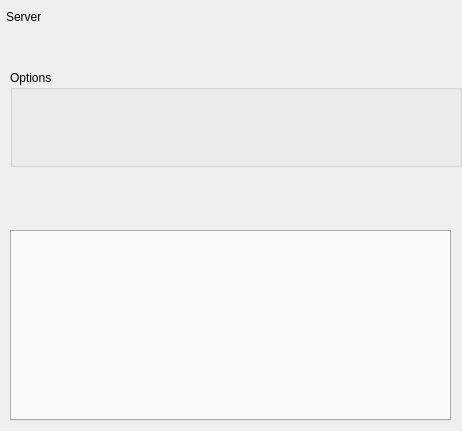
<?xml version="1.0" encoding="UTF-8"?>
<ui version="4.0">
 <class>UserMappingWidget</class>
 <widget class="QWidget" name="UserMappingWidget">
  <property name="geometry">
   <rect>
    <x>0</x>
    <y>0</y>
    <width>462</width>
    <height>431</height>
   </rect>
  </property>
  <property name="minimumSize">
   <size>
    <width>0</width>
    <height>0</height>
   </size>
  </property>
  <widget class="QGroupBox" name="options_gb">
   <property name="geometry">
    <rect>
     <x>10</x>
     <y>70</y>
     <width>452</width>
     <height>97</height>
    </rect>
   </property>
   <property name="title">
    <string>Options</string>
   </property>
  </widget>
  <widget class="QTabWidget" name="attributes_tbw">
   <property name="geometry">
    <rect>
     <x>10</x>
     <y>230</y>
     <width>441</width>
     <height>191</height>
    </rect>
   </property>
  </widget>
  <widget class="QLabel" name="server_lbl">
   <property name="geometry">
    <rect>
     <x>6</x>
     <y>6</y>
     <width>49</width>
     <height>22</height>
    </rect>
   </property>
   <property name="sizePolicy">
    <sizepolicy hsizetype="Fixed" vsizetype="Preferred">
     <horstretch>0</horstretch>
     <verstretch>0</verstretch>
    </sizepolicy>
   </property>
   <property name="minimumSize">
    <size>
     <width>0</width>
     <height>0</height>
    </size>
   </property>
   <property name="text">
    <string>Server</string>
   </property>
  </widget>
 </widget>
 <resources/>
 <connections/>
</ui>
